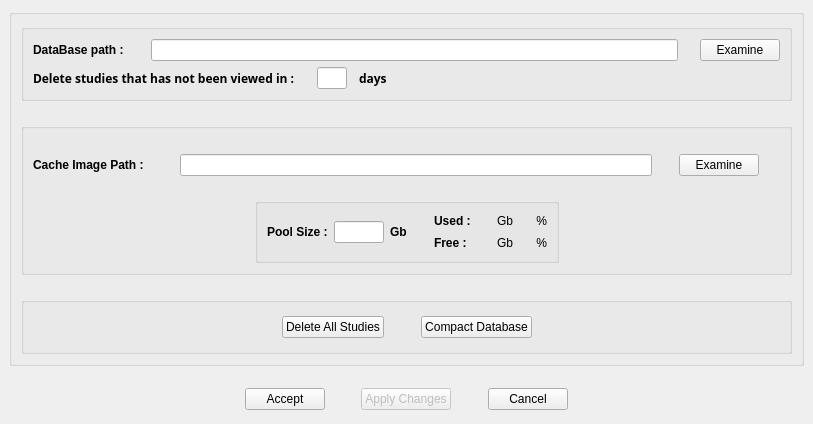
     <widget class="QWidget" name="tab_4" >
      <attribute name="title" >
       <string>Cache Configuration</string>
      </attribute>
      <layout class="QGridLayout" >
       <property name="margin" >
        <number>9</number>
       </property>
       <property name="spacing" >
        <number>6</number>
       </property>
       <item row="0" column="0" >
        <widget class="QGroupBox" name="groupBox_5" >
         <property name="title" >
          <string/>
         </property>
         <layout class="QGridLayout" >
          <property name="margin" >
           <number>9</number>
          </property>
          <property name="spacing" >
           <number>6</number>
          </property>
          <item row="4" column="1" >
           <spacer>
            <property name="orientation" >
             <enum>Qt::Vertical</enum>
            </property>
            <property name="sizeType" >
             <enum>QSizePolicy::Fixed</enum>
            </property>
            <property name="sizeHint" >
             <size>
              <width>20</width>
              <height>16</height>
             </size>
            </property>
           </spacer>
          </item>
          <item row="2" column="1" >
           <spacer>
            <property name="orientation" >
             <enum>Qt::Vertical</enum>
            </property>
            <property name="sizeType" >
             <enum>QSizePolicy::Fixed</enum>
            </property>
            <property name="sizeHint" >
             <size>
              <width>16</width>
              <height>16</height>
             </size>
            </property>
           </spacer>
          </item>
          <item row="5" column="0" colspan="2" >
           <widget class="QGroupBox" name="groupBox_52" >
            <property name="sizePolicy" >
             <sizepolicy>
              <hsizetype>3</hsizetype>
              <vsizetype>3</vsizetype>
              <horstretch>0</horstretch>
              <verstretch>0</verstretch>
             </sizepolicy>
            </property>
            <property name="title" >
             <string/>
            </property>
            <layout class="QHBoxLayout" >
             <property name="margin" >
              <number>9</number>
             </property>
             <property name="spacing" >
              <number>6</number>
             </property>
             <item>
              <spacer>
               <property name="orientation" >
                <enum>Qt::Horizontal</enum>
               </property>
               <property name="sizeHint" >
                <size>
                 <width>238</width>
                 <height>30</height>
                </size>
               </property>
              </spacer>
             </item>
             <item>
              <widget class="QPushButton" name="m_buttonDeleteStudies" >
               <property name="toolTip" >
                <string>Delete all the studies of the cache</string>
               </property>
               <property name="text" >
                <string>Delete All Studies</string>
               </property>
              </widget>
             </item>
             <item>
              <spacer>
               <property name="orientation" >
                <enum>Qt::Horizontal</enum>
               </property>
               <property name="sizeType" >
                <enum>QSizePolicy::Fixed</enum>
               </property>
               <property name="sizeHint" >
                <size>
                 <width>31</width>
                 <height>30</height>
                </size>
               </property>
              </spacer>
             </item>
             <item>
              <widget class="QPushButton" name="m_buttonCompactDatabase" >
               <property name="toolTip" >
                <string>Comptact Database</string>
               </property>
               <property name="text" >
                <string>Compact Database</string>
               </property>
              </widget>
             </item>
             <item>
              <spacer>
               <property name="orientation" >
                <enum>Qt::Horizontal</enum>
               </property>
               <property name="sizeHint" >
                <size>
                 <width>237</width>
                 <height>30</height>
                </size>
               </property>
              </spacer>
             </item>
            </layout>
           </widget>
          </item>
          <item row="3" column="0" colspan="2" >
           <widget class="QGroupBox" name="groupBox_51" >
            <property name="sizePolicy" >
             <sizepolicy>
              <hsizetype>3</hsizetype>
              <vsizetype>3</vsizetype>
              <horstretch>0</horstretch>
              <verstretch>0</verstretch>
             </sizepolicy>
            </property>
            <property name="title" >
             <string/>
            </property>
            <layout class="QVBoxLayout" >
             <property name="margin" >
              <number>9</number>
             </property>
             <property name="spacing" >
              <number>6</number>
             </property>
             <item>
              <spacer>
               <property name="orientation" >
                <enum>Qt::Vertical</enum>
               </property>
               <property name="sizeHint" >
                <size>
                 <width>747</width>
                 <height>16</height>
                </size>
               </property>
              </spacer>
             </item>
             <item>
              <layout class="QHBoxLayout" >
               <property name="margin" >
                <number>0</number>
               </property>
               <property name="spacing" >
                <number>6</number>
               </property>
               <item>
                <widget class="QLabel" name="textLabel1_8" >
                 <property name="minimumSize" >
                  <size>
                   <width>120</width>
                   <height>0</height>
                  </size>
                 </property>
                 <property name="text" >
                  <string>&lt;b>Cache Image Path :&lt;/b></string>
                 </property>
                </widget>
               </item>
               <item>
                <spacer>
                 <property name="orientation" >
                  <enum>Qt::Horizontal</enum>
                 </property>
                 <property name="sizeType" >
                  <enum>QSizePolicy::Fixed</enum>
                 </property>
                 <property name="sizeHint" >
                  <size>
                   <width>21</width>
                   <height>20</height>
                  </size>
                 </property>
                </spacer>
               </item>
               <item>
                <widget class="QLineEdit" name="m_textCacheImagePath" >
                 <property name="sizePolicy" >
                  <sizepolicy>
                   <hsizetype>3</hsizetype>
                   <vsizetype>0</vsizetype>
                   <horstretch>0</horstretch>
                   <verstretch>0</verstretch>
                  </sizepolicy>
                 </property>
                 <property name="minimumSize" >
                  <size>
                   <width>400</width>
                   <height>0</height>
                  </size>
                 </property>
                </widget>
               </item>
               <item>
                <spacer>
                 <property name="orientation" >
                  <enum>Qt::Horizontal</enum>
                 </property>
                 <property name="sizeType" >
                  <enum>QSizePolicy::Fixed</enum>
                 </property>
                 <property name="sizeHint" >
                  <size>
                   <width>21</width>
                   <height>20</height>
                  </size>
                 </property>
                </spacer>
               </item>
               <item>
                <widget class="QPushButton" name="m_buttonExaminateCacheImage" >
                 <property name="toolTip" >
                  <string>Examine disk to find the directory to save the retrieved images</string>
                 </property>
                 <property name="text" >
                  <string>Examine</string>
                 </property>
                </widget>
               </item>
               <item>
                <spacer>
                 <property name="orientation" >
                  <enum>Qt::Horizontal</enum>
                 </property>
                 <property name="sizeType" >
                  <enum>QSizePolicy::Fixed</enum>
                 </property>
                 <property name="sizeHint" >
                  <size>
                   <width>21</width>
                   <height>20</height>
                  </size>
                 </property>
                </spacer>
               </item>
              </layout>
             </item>
             <item>
              <spacer>
               <property name="orientation" >
                <enum>Qt::Vertical</enum>
               </property>
               <property name="sizeType" >
                <enum>QSizePolicy::Fixed</enum>
               </property>
               <property name="sizeHint" >
                <size>
                 <width>747</width>
                 <height>16</height>
                </size>
               </property>
              </spacer>
             </item>
             <item>
              <layout class="QHBoxLayout" >
               <property name="margin" >
                <number>0</number>
               </property>
               <property name="spacing" >
                <number>6</number>
               </property>
               <item>
                <spacer>
                 <property name="orientation" >
                  <enum>Qt::Horizontal</enum>
                 </property>
                 <property name="sizeHint" >
                  <size>
                   <width>40</width>
                   <height>20</height>
                  </size>
                 </property>
                </spacer>
               </item>
               <item>
                <widget class="QGroupBox" name="groupBox_11" >
                 <property name="title" >
                  <string/>
                 </property>
                 <layout class="QHBoxLayout" >
                  <property name="margin" >
                   <number>9</number>
                  </property>
                  <property name="spacing" >
                   <number>6</number>
                  </property>
                  <item>
                   <layout class="QVBoxLayout" >
                    <property name="margin" >
                     <number>0</number>
                    </property>
                    <property name="spacing" >
                     <number>6</number>
                    </property>
                    <item>
                     <spacer>
                      <property name="orientation" >
                       <enum>Qt::Vertical</enum>
                      </property>
                      <property name="sizeHint" >
                       <size>
                        <width>20</width>
                        <height>8</height>
                       </size>
                      </property>
                     </spacer>
                    </item>
                    <item>
                     <layout class="QHBoxLayout" >
                      <property name="margin" >
                       <number>0</number>
                      </property>
                      <property name="spacing" >
                       <number>6</number>
                      </property>
                      <item>
                       <widget class="QLabel" name="textLabel3_7" >
                        <property name="sizePolicy" >
                         <sizepolicy>
                          <hsizetype>7</hsizetype>
                          <vsizetype>5</vsizetype>
                          <horstretch>0</horstretch>
                          <verstretch>0</verstretch>
                         </sizepolicy>
                        </property>
                        <property name="text" >
                         <string>&lt;b>Pool Size :&lt;/b></string>
                        </property>
                       </widget>
                      </item>
                      <item>
                       <widget class="QLineEdit" name="m_textPoolSize" >
                        <property name="maximumSize" >
                         <size>
                          <width>50</width>
                          <height>32767</height>
                         </size>
                        </property>
                        <property name="inputMask" >
                         <string>999; </string>
                        </property>
                        <property name="alignment" >
                         <set>Qt::AlignLeading</set>
                        </property>
                       </widget>
                      </item>
                      <item>
                       <widget class="QLabel" name="textLabel4_6" >
                        <property name="text" >
                         <string>&lt;b>Gb&lt;/b></string>
                        </property>
                       </widget>
                      </item>
                     </layout>
                    </item>
                    <item>
                     <spacer>
                      <property name="orientation" >
                       <enum>Qt::Vertical</enum>
                      </property>
                      <property name="sizeHint" >
                       <size>
                        <width>20</width>
                        <height>8</height>
                       </size>
                      </property>
                     </spacer>
                    </item>
                   </layout>
                  </item>
                  <item>
                   <spacer>
                    <property name="orientation" >
                     <enum>Qt::Horizontal</enum>
                    </property>
                    <property name="sizeHint" >
                     <size>
                      <width>21</width>
                      <height>20</height>
                     </size>
                    </property>
                   </spacer>
                  </item>
                  <item>
                   <layout class="QHBoxLayout" >
                    <property name="margin" >
                     <number>0</number>
                    </property>
                    <property name="spacing" >
                     <number>6</number>
                    </property>
                    <item>
                     <layout class="QGridLayout" >
                      <property name="margin" >
                       <number>0</number>
                      </property>
                      <property name="spacing" >
                       <number>6</number>
                      </property>
                      <item row="1" column="2" >
                       <widget class="QLabel" name="m_PoolFreePerc" >
                        <property name="text" >
                         <string>     %</string>
                        </property>
                        <property name="alignment" >
                         <set>Qt::AlignRight|Qt::AlignTrailing|Qt::AlignVCenter</set>
                        </property>
                       </widget>
                      </item>
                      <item row="0" column="2" >
                       <widget class="QLabel" name="m_PoolUsedPerc" >
                        <property name="text" >
                         <string>     %</string>
                        </property>
                        <property name="alignment" >
                         <set>Qt::AlignRight|Qt::AlignTrailing|Qt::AlignVCenter</set>
                        </property>
                       </widget>
                      </item>
                      <item row="1" column="0" >
                       <widget class="QLabel" name="textLabel6_8" >
                        <property name="text" >
                         <string>&lt;b>Free :&lt;/b></string>
                        </property>
                       </widget>
                      </item>
                      <item row="0" column="1" >
                       <widget class="QLabel" name="m_PoolUsed" >
                        <property name="text" >
                         <string>     Gb</string>
                        </property>
                        <property name="alignment" >
                         <set>Qt::AlignRight|Qt::AlignTrailing|Qt::AlignVCenter</set>
                        </property>
                       </widget>
                      </item>
                      <item row="1" column="1" >
                       <widget class="QLabel" name="m_PoolFree" >
                        <property name="text" >
                         <string>     Gb</string>
                        </property>
                        <property name="alignment" >
                         <set>Qt::AlignRight|Qt::AlignTrailing|Qt::AlignVCenter</set>
                        </property>
                       </widget>
                      </item>
                      <item row="0" column="0" >
                       <widget class="QLabel" name="textLabel5_7" >
                        <property name="text" >
                         <string>&lt;b>Used : &lt;/b></string>
                        </property>
                       </widget>
                      </item>
                     </layout>
                    </item>
                   </layout>
                  </item>
                 </layout>
                </widget>
               </item>
               <item>
                <spacer>
                 <property name="orientation" >
                  <enum>Qt::Horizontal</enum>
                 </property>
                 <property name="sizeHint" >
                  <size>
                   <width>40</width>
                   <height>20</height>
                  </size>
                 </property>
                </spacer>
               </item>
              </layout>
             </item>
            </layout>
           </widget>
          </item>
          <item rowspan="2" row="0" column="0" colspan="2" >
           <widget class="QGroupBox" name="groupBox_12" >
            <property name="sizePolicy" >
             <sizepolicy>
              <hsizetype>3</hsizetype>
              <vsizetype>3</vsizetype>
              <horstretch>0</horstretch>
              <verstretch>0</verstretch>
             </sizepolicy>
            </property>
            <property name="title" >
             <string/>
            </property>
            <layout class="QGridLayout" >
             <property name="margin" >
              <number>9</number>
             </property>
             <property name="spacing" >
              <number>6</number>
             </property>
             <item row="1" column="0" >
              <layout class="QHBoxLayout" >
               <property name="margin" >
                <number>0</number>
               </property>
               <property name="spacing" >
                <number>6</number>
               </property>
               <item>
                <widget class="QLabel" name="label" >
                 <property name="font" >
                  <font>
                   <family>Sans Serif</family>
                   <pointsize>9</pointsize>
                   <weight>75</weight>
                   <italic>false</italic>
                   <bold>true</bold>
                   <underline>false</underline>
                   <strikeout>false</strikeout>
                  </font>
                 </property>
                 <property name="text" >
                  <string>Delete studies that has not been viewed in :</string>
                 </property>
                </widget>
               </item>
               <item>
                <spacer>
                 <property name="orientation" >
                  <enum>Qt::Horizontal</enum>
                 </property>
                 <property name="sizeType" >
                  <enum>QSizePolicy::Fixed</enum>
                 </property>
                 <property name="sizeHint" >
                  <size>
                   <width>16</width>
                   <height>20</height>
                  </size>
                 </property>
                </spacer>
               </item>
               <item>
                <widget class="QLineEdit" name="m_textMaximumDaysNotViewed" >
                 <property name="maximumSize" >
                  <size>
                   <width>30</width>
                   <height>16777215</height>
                  </size>
                 </property>
                 <property name="inputMask" >
                  <string>99; </string>
                 </property>
                 <property name="alignment" >
                  <set>Qt::AlignRight</set>
                 </property>
                </widget>
               </item>
               <item>
                <spacer>
                 <property name="orientation" >
                  <enum>Qt::Horizontal</enum>
                 </property>
                 <property name="sizeType" >
                  <enum>QSizePolicy::Fixed</enum>
                 </property>
                 <property name="sizeHint" >
                  <size>
                   <width>6</width>
                   <height>20</height>
                  </size>
                 </property>
                </spacer>
               </item>
               <item>
                <widget class="QLabel" name="label_2" >
                 <property name="font" >
                  <font>
                   <family>Sans Serif</family>
                   <pointsize>9</pointsize>
                   <weight>75</weight>
                   <italic>false</italic>
                   <bold>true</bold>
                   <underline>false</underline>
                   <strikeout>false</strikeout>
                  </font>
                 </property>
                 <property name="text" >
                  <string>days</string>
                 </property>
                </widget>
               </item>
               <item>
                <spacer>
                 <property name="orientation" >
                  <enum>Qt::Horizontal</enum>
                 </property>
                 <property name="sizeHint" >
                  <size>
                   <width>365</width>
                   <height>20</height>
                  </size>
                 </property>
                </spacer>
               </item>
              </layout>
             </item>
             <item row="0" column="0" >
              <layout class="QHBoxLayout" >
               <property name="margin" >
                <number>0</number>
               </property>
               <property name="spacing" >
                <number>6</number>
               </property>
               <item>
                <widget class="QLabel" name="textLabel1_9" >
                 <property name="sizePolicy" >
                  <sizepolicy>
                   <hsizetype>5</hsizetype>
                   <vsizetype>0</vsizetype>
                   <horstretch>0</horstretch>
                   <verstretch>0</verstretch>
                  </sizepolicy>
                 </property>
                 <property name="minimumSize" >
                  <size>
                   <width>90</width>
                   <height>0</height>
                  </size>
                 </property>
                 <property name="text" >
                  <string>&lt;b>DataBase path :&lt;/b></string>
                 </property>
                 <property name="textFormat" >
                  <enum>Qt::RichText</enum>
                 </property>
                 <property name="scaledContents" >
                  <bool>true</bool>
                 </property>
                 <property name="alignment" >
                  <set>Qt::AlignVCenter</set>
                 </property>
                </widget>
               </item>
               <item>
                <spacer>
                 <property name="orientation" >
                  <enum>Qt::Horizontal</enum>
                 </property>
                 <property name="sizeType" >
                  <enum>QSizePolicy::Fixed</enum>
                 </property>
                 <property name="sizeHint" >
                  <size>
                   <width>21</width>
                   <height>20</height>
                  </size>
                 </property>
                </spacer>
               </item>
               <item>
                <widget class="QLineEdit" name="m_textDatabaseRoot" />
               </item>
               <item>
                <spacer>
                 <property name="orientation" >
                  <enum>Qt::Horizontal</enum>
                 </property>
                 <property name="sizeType" >
                  <enum>QSizePolicy::Fixed</enum>
                 </property>
                 <property name="sizeHint" >
                  <size>
                   <width>16</width>
                   <height>20</height>
                  </size>
                 </property>
                </spacer>
               </item>
               <item>
                <widget class="QPushButton" name="m_buttonExaminateDataBase" >
                 <property name="toolTip" >
                  <string>Examine disk  to find the database</string>
                 </property>
                 <property name="text" >
                  <string>Examine</string>
                 </property>
                </widget>
               </item>
              </layout>
             </item>
            </layout>
           </widget>
          </item>
          <item row="1" column="1" >
           <spacer>
            <property name="orientation" >
             <enum>Qt::Vertical</enum>
            </property>
            <property name="sizeType" >
             <enum>QSizePolicy::Fixed</enum>
            </property>
            <property name="sizeHint" >
             <size>
              <width>20</width>
              <height>16</height>
             </size>
            </property>
           </spacer>
          </item>
         </layout>
        </widget>
       </item>
       <item row="1" column="0" >
        <widget class="QWidget" name="layoutWidget_4" >
         <layout class="QVBoxLayout" >
          <property name="margin" >
           <number>0</number>
          </property>
          <property name="spacing" >
           <number>6</number>
          </property>
          <item>
           <spacer>
            <property name="orientation" >
             <enum>Qt::Vertical</enum>
            </property>
            <property name="sizeType" >
             <enum>QSizePolicy::Fixed</enum>
            </property>
            <property name="sizeHint" >
             <size>
              <width>20</width>
              <height>16</height>
             </size>
            </property>
           </spacer>
          </item>
          <item>
           <layout class="QHBoxLayout" >
            <property name="margin" >
             <number>0</number>
            </property>
            <property name="spacing" >
             <number>6</number>
            </property>
            <item>
             <spacer>
              <property name="orientation" >
               <enum>Qt::Horizontal</enum>
              </property>
              <property name="sizeType" >
               <enum>QSizePolicy::Expanding</enum>
              </property>
              <property name="sizeHint" >
               <size>
                <width>31</width>
                <height>20</height>
               </size>
              </property>
             </spacer>
            </item>
            <item>
             <widget class="QPushButton" name="m_buttonAcceptCache" >
              <property name="toolTip" >
               <string>Save changes and close the configuration window </string>
              </property>
              <property name="layoutDirection" >
               <enum>Qt::RightToLeft</enum>
              </property>
              <property name="text" >
               <string>Accept</string>
              </property>
             </widget>
            </item>
            <item>
             <spacer>
              <property name="orientation" >
               <enum>Qt::Horizontal</enum>
              </property>
              <property name="sizeType" >
               <enum>QSizePolicy::Fixed</enum>
              </property>
              <property name="sizeHint" >
               <size>
                <width>30</width>
                <height>20</height>
               </size>
              </property>
             </spacer>
            </item>
            <item>
             <widget class="QPushButton" name="m_buttonApplyCache" >
              <property name="enabled" >
               <bool>false</bool>
              </property>
              <property name="toolTip" >
               <string>Apply the canges</string>
              </property>
              <property name="layoutDirection" >
               <enum>Qt::RightToLeft</enum>
              </property>
              <property name="text" >
               <string>Apply Changes</string>
              </property>
             </widget>
            </item>
            <item>
             <spacer>
              <property name="orientation" >
               <enum>Qt::Horizontal</enum>
              </property>
              <property name="sizeType" >
               <enum>QSizePolicy::Fixed</enum>
              </property>
              <property name="sizeHint" >
               <size>
                <width>31</width>
                <height>20</height>
               </size>
              </property>
             </spacer>
            </item>
            <item>
             <widget class="QPushButton" name="m_buttonCancelCache" >
              <property name="toolTip" >
               <string>Cancel changes and close the windows</string>
              </property>
              <property name="layoutDirection" >
               <enum>Qt::RightToLeft</enum>
              </property>
              <property name="text" >
               <string>Cancel</string>
              </property>
             </widget>
            </item>
            <item>
             <spacer>
              <property name="orientation" >
               <enum>Qt::Horizontal</enum>
              </property>
              <property name="sizeType" >
               <enum>QSizePolicy::Expanding</enum>
              </property>
              <property name="sizeHint" >
               <size>
                <width>31</width>
                <height>20</height>
               </size>
              </property>
             </spacer>
            </item>
           </layout>
          </item>
          <item>
           <spacer>
            <property name="orientation" >
             <enum>Qt::Vertical</enum>
            </property>
            <property name="sizeType" >
             <enum>QSizePolicy::Minimum</enum>
            </property>
            <property name="sizeHint" >
             <size>
              <width>16</width>
              <height>5</height>
             </size>
            </property>
           </spacer>
          </item>
         </layout>
        </widget>
       </item>
      </layout>
     </widget>
